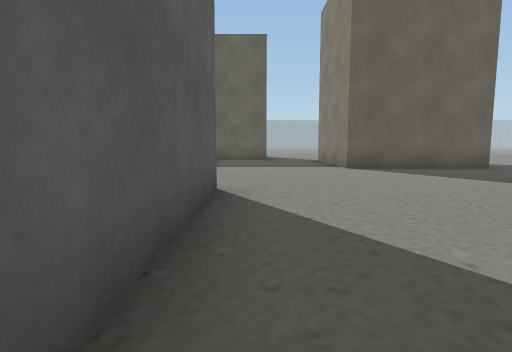
[1] (above)

23 first-person views from a walk through a Unity game level. The camera is 1.3 m above the floor, tilts 6° down and sees 80° across. The floor is counted in squares, 2 m on a side. Each view is taken from the middle of a square. On the plan, view 1 faces up. The plan holds only what a view shows up to about 10 squares ahead; the rest is blank. The place goes on beyond the plan. The player character is not drawn. Some surface patterns are stand-ins.

[2]
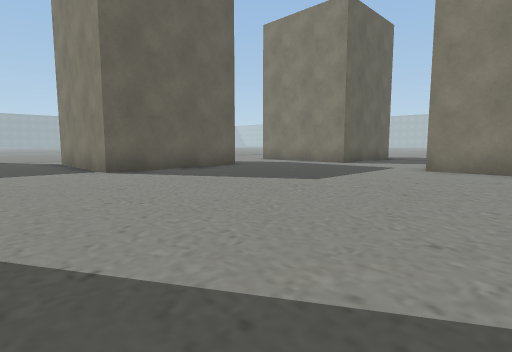

[3]
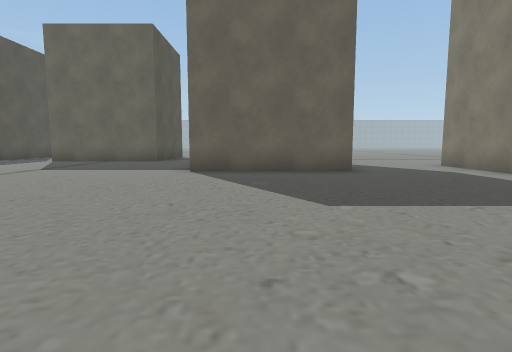

[4]
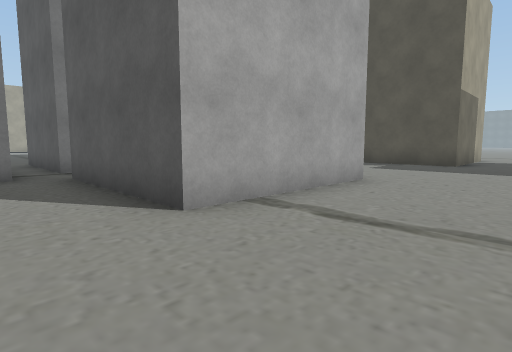

[5]
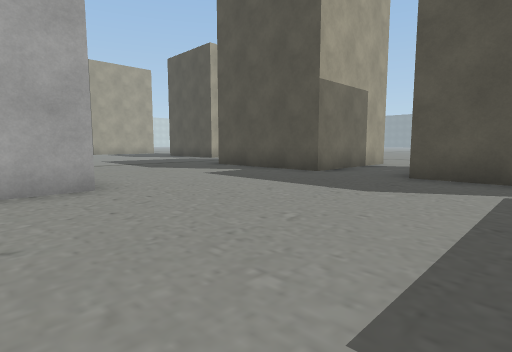

[6]
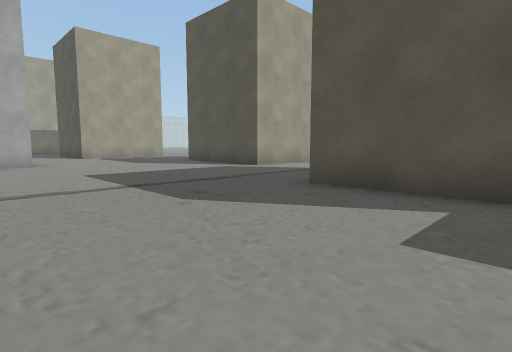

[7]
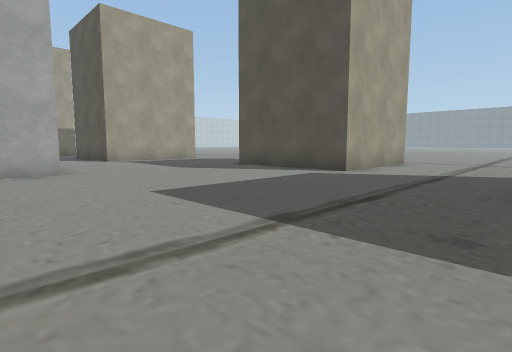

[8]
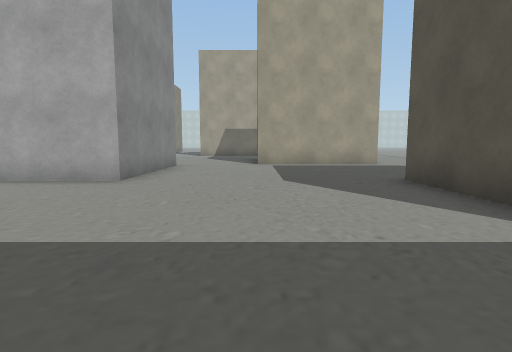

[9]
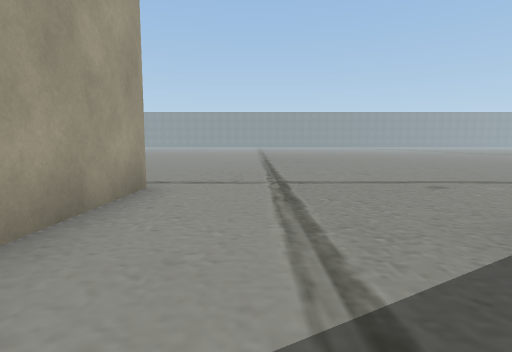

[10]
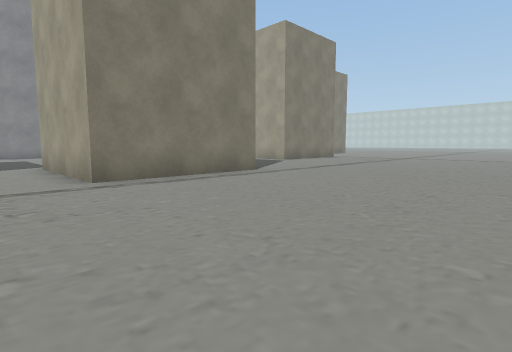

[11]
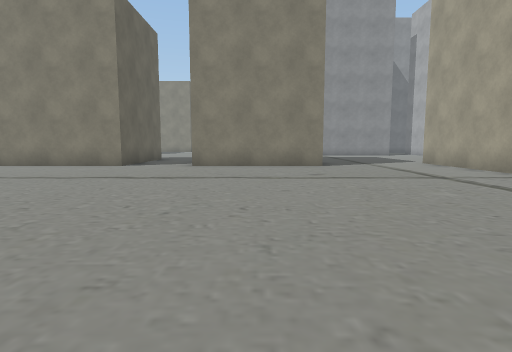

[12]
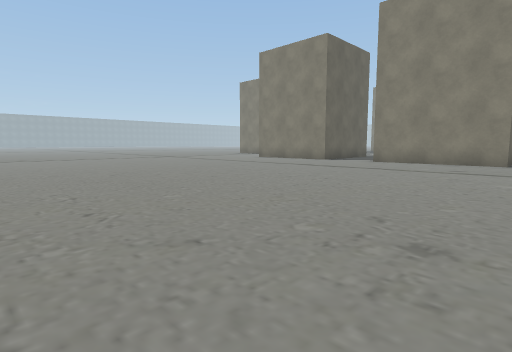

[13]
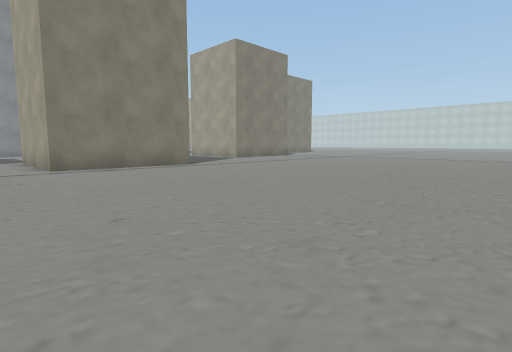

[14]
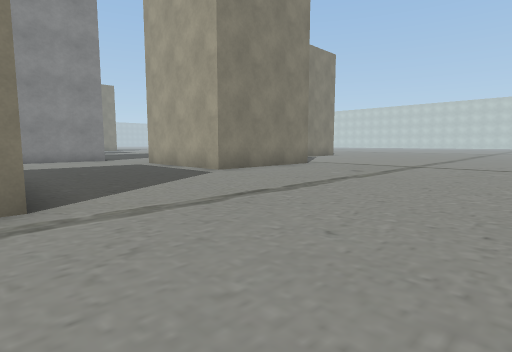

[15]
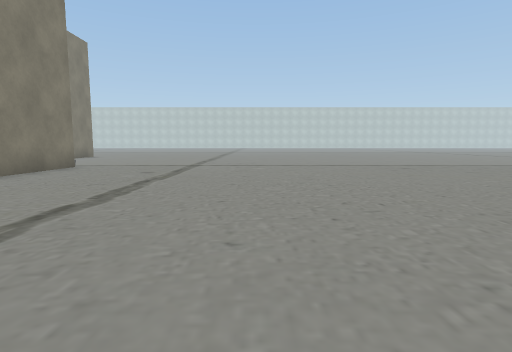

[16]
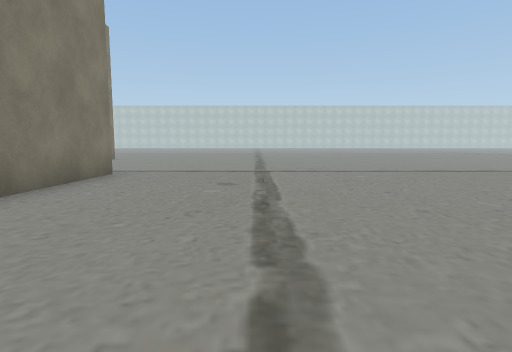

[17]
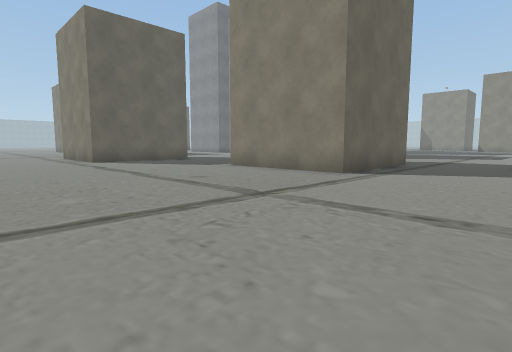

[18]
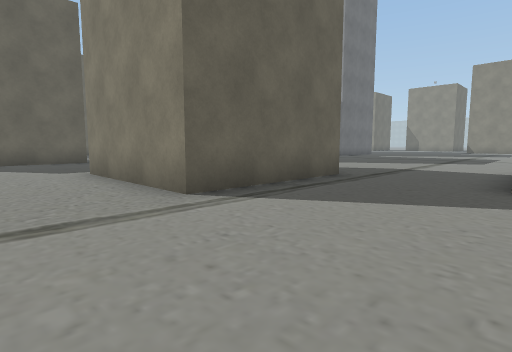

[19]
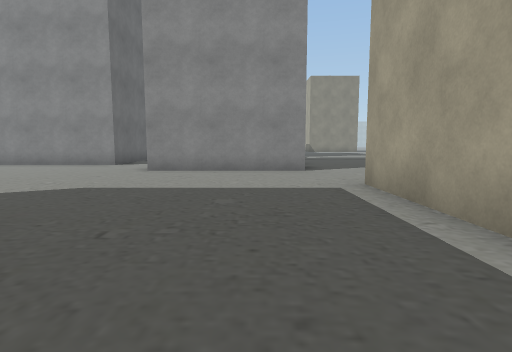

[20]
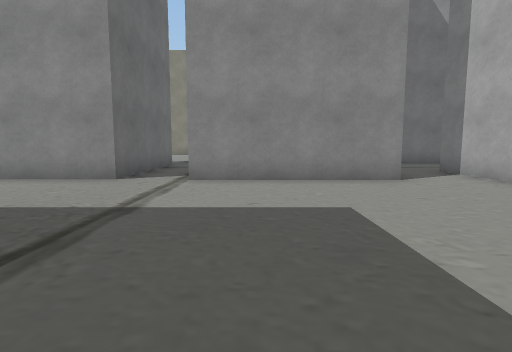

[21]
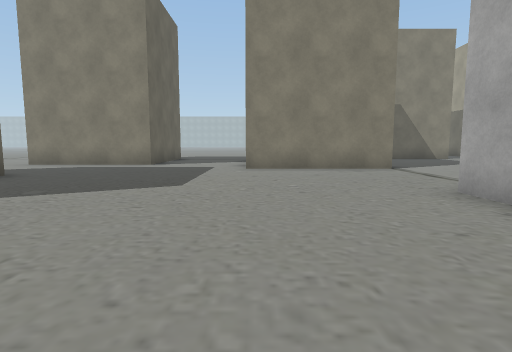

[22]
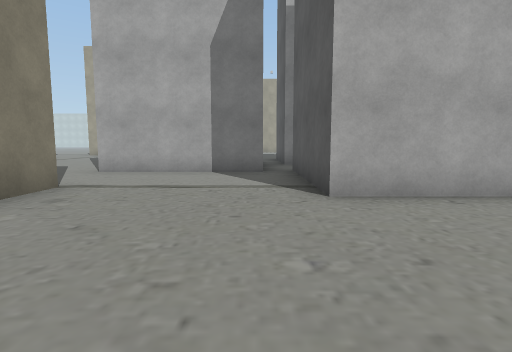

[23]
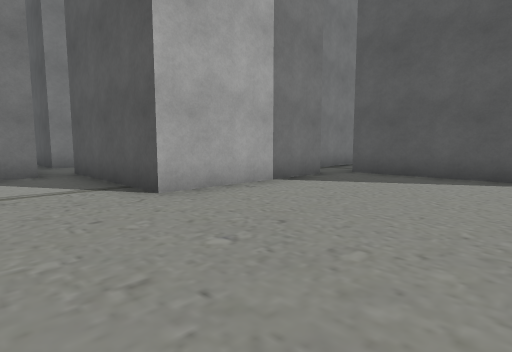

### Floor plan
Points are (right, up) in squares from view 1. A wall is a line through its corners. A room is listed if a view was taken in it or the views show most of it. See-through windows are left out.
Room 1 (view 1)
walls: (-3.2, -0.8) (-0.6, -0.8); (-0.6, 0.6) (-4.5, 0.6)
ways out: opening at (-5, 0) to room 2; opening at (0, 1) to room 2; opening at (0, -1)
Room 2 (views 2, 3, 4, 5, 6, 7, 8, 9, 10, 11, 12, 13, 14, 15, 16, 17, 18, 19, 20, 21, 22, 23)
walls: (-12.2, 1) (-13, 1) (-13, 4.9) (-9.2, 4.9) (-9.2, 1); (-12.2, -6.5) (-14, -6.5); (-15.5, -6.5) (-15.5, -2.6) (-11.7, -2.6) (-11.7, -6.5); (-11.9, 7) (-12.9, 7) (-12.9, 10.6); (-4.5, 0.6) (-4.5, 2.8); (-4.5, -4.6) (-4.5, -0.8); (-4.5, 4.4) (-0.6, 4.4) (-0.6, 0.6); (-9.2, 8.5) (-9.2, 6.9); (-6.6, -10.2) (-6.6, -6.4) (-4.5, -6.4); (0.2, 0.3) (4.1, 0.3) (4.1, -3.6); (-10.5, -14.6) (-12.9, -14.6) (-12.9, -10.8) (-9, -10.8); (4.8, -3.1) (7.4, -3.1); (8, -0.6) (8, 3.4); (6.4, 8.2) (2.4, 8.2) (2.4, 11.5); (9.5, 6.3) (9.5, 10.1)
ways out: opening at (-5, 0) to room 1; opening at (0, 1) to room 1; opening at (-10, -16); opening at (-7.5, -10.5); opening at (-3.5, -5.5); opening at (8, -1.5); opening at (8.3, 5); opening at (9, 11)

Positions as (right, up) in squares from view 1, and headings:
1: (0, 0), facing up
2: (0, 1), facing up-right
3: (4, 1), facing up
4: (1, 7), facing down-left
5: (-3, 9), facing down-left
6: (-5, 4), facing down-left
7: (-5, 1), facing down-left
8: (-9, -1), facing down
9: (-11, -1), facing left
10: (-21, -1), facing down-right
11: (-22, 3), facing right
12: (-24, 0), facing up-right
13: (-24, -1), facing down-right
14: (-19, -6), facing down-right
15: (-18, -6), facing down
16: (-16, -8), facing down
17: (-19, -18), facing up-right
18: (-15, -18), facing up-right
19: (-14, -9), facing right
20: (-10, -2), facing right
21: (0, 3), facing right
22: (5, 4), facing down
23: (6, 4), facing down-left
